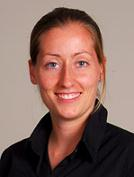
#> input picture software_on_PC/image347.jpg, 134 x 177 px
$ jupyter execute --allow-errors 'Communication illustration.ipynb'   (shell and % lines are left out)
#> lines starting #> are read from the running program, lines starting #| are printed output that depends on the picture
[cell 1]
import numpy as np
#> (the rest of this cell did not finish here and is left out)

# Links

## Get the link pointer

#> (a cell that did not finish here is left out)

## Close connection

#> (a cell that did not finish here is left out)

## Interrupt (cmd 0xFE followed by cmd 0x00)

#> (a cell that did not finish here is left out)

# Load test image

[cell 5]
%pylab inline
import skimage.io as skio
import skimage.transform as sktr

#> (a cell that did not finish here is left out)

#> (a cell that did not finish here is left out)

[cell 8]
img2 = skio.imread('image347.jpg')
#> img2 is the input picture: shape (177, 134, 3); mean R, G, B 137.4, 107.1, 97.9
print(img2.shape, img2.dtype)
#| (177, 134, 3) uint8
img2 = img2[:-43,:,:].astype(float64).sum(axis=2)
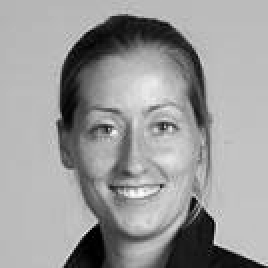
#> img2: shape (134, 134) float64 (shown 2 times larger); min 0, max 690, mean 420.7; drawn with min black and max white
img2 = sktr.resize(img2,(1024,1024), mode='constant')
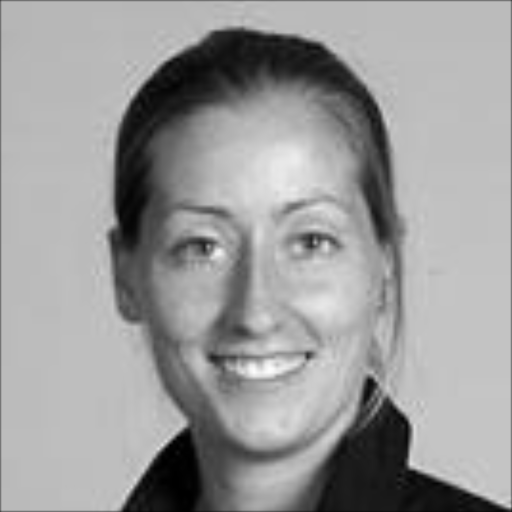
#> img2: shape (1024, 1024) float64 (shown at 1/2 size); min 0.104, max 688.9, mean 419.1; drawn with min black and max white
img2 = (img2/img2.max()*255).astype(np.uint8)
# img2[img2==254] = 255
img2[0,0] = 128
#> img2: shape (1024, 1024); min 0, max 255, mean 154.6
img2[-5:,-5:] = 0
#> img2: shape (1024, 1024); min 0, max 255, mean 154.6
img2[-1,-1] = 128
#> img2: shape (1024, 1024); min 0, max 255, mean 154.6
img2[-1,-2] = 255
#> img2: shape (1024, 1024); min 0, max 255, mean 154.6
img2[-1,-3] = 0
img2[-1,-4] = 255
#> img2: shape (1024, 1024); min 0, max 255, mean 154.6
